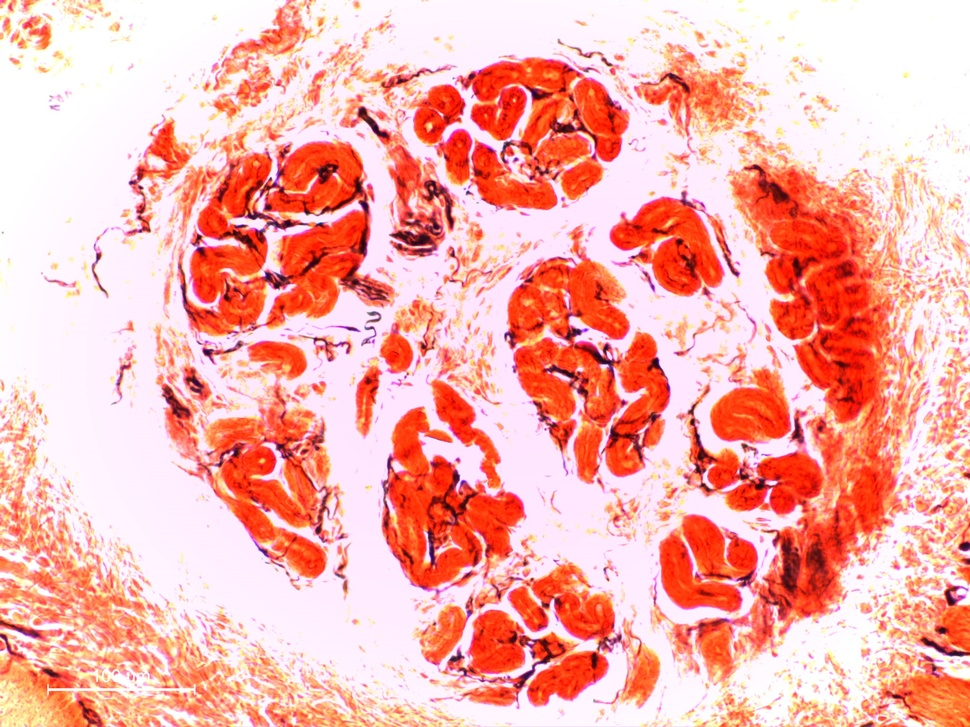
#> input picture 2-1_85%.jpg, 970 x 727 px, shrunk from 2048 x 1536 before the run
$ python k-means.py
#> lines starting #> are read from the running program, lines starting #| are printed output that depends on the picture
import matplotlib.pyplot as plt
import numpy as np
import cv2

original_img = cv2.imread('2-1_85%.jpg')
#> original_img is the input picture: shape (727, 970, 3); mean B, G, R 171.3, 178, 246.7
img = cv2.cvtColor(original_img, cv2.COLOR_BGR2RGB)
# M*N*3 image into K*3 (K=M*N) matrix in RGB space
vectorized = img.reshape((-1, 3))
# convert to float
vectorized = np.float32(vectorized)

criteria = (cv2.TERM_CRITERIA_EPS + cv2.TERM_CRITERIA_MAX_ITER, 10, 1.0)
K = 3  # number of clusters
attempts = 15

ret, label, center = cv2.kmeans(vectorized, K, None, criteria, attempts, cv2.KMEANS_PP_CENTERS)
#> ret = 1.08e+09; center = [[254.6, 237.3, 245], [231.1, 60.84, 35.15], [246.3, 159.6, 138]]

center = np.uint8(center)
#> center = [[254, 237, 245], [231, 60, 35], [246, 159, 138]]
res = center[label.flatten()]
result_image = res.reshape((img.shape))
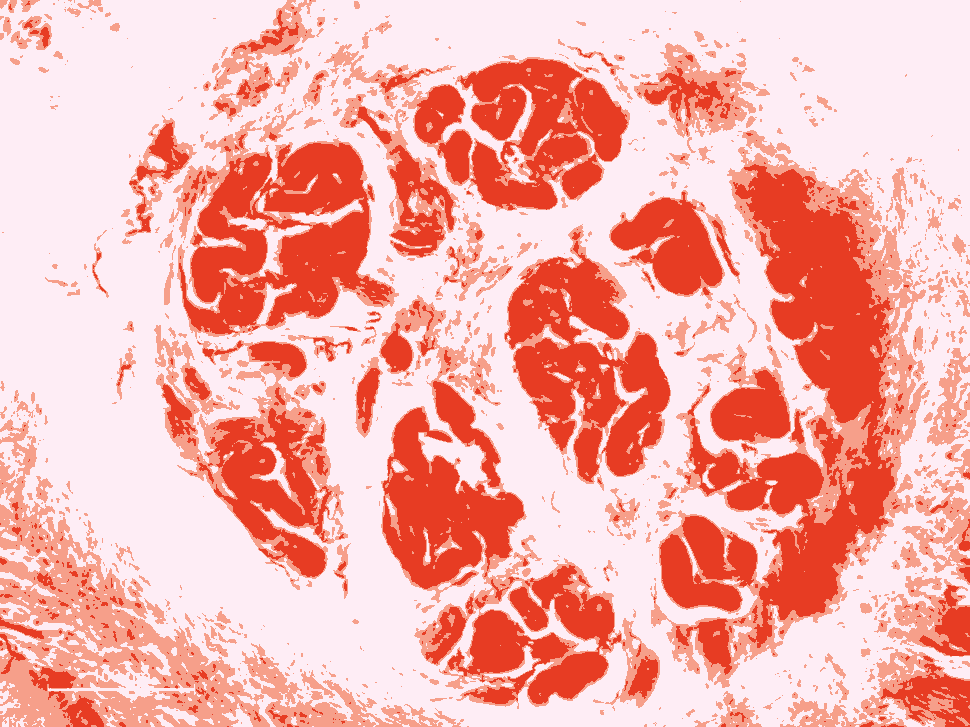
#> result_image: shape (727, 970, 3); mean R, G, B 246.7, 177.5, 171.5
figure_size = 15

plt.figure(figsize=(figure_size, figure_size))
plt.subplot(1, 2, 1), plt.imshow(img)
plt.title('Original Image'), plt.xticks([]), plt.yticks([])
plt.subplot(1, 2, 2), plt.imshow(result_image)
plt.title('Segmented Image when K = %i' % K), plt.xticks([]), plt.yticks([])
plt.show()
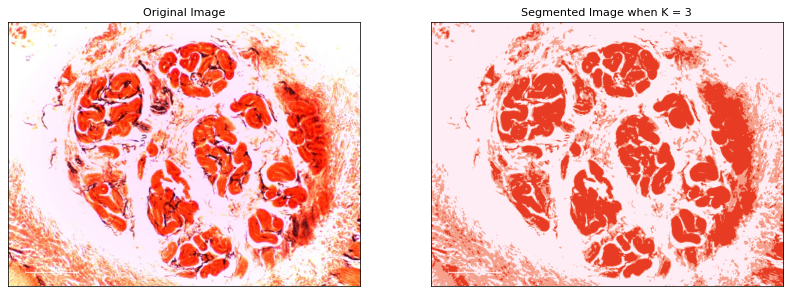
#> figure drawn by matplotlib, 2 panels
